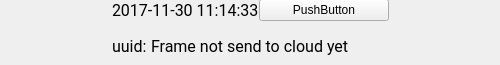
<?xml version="1.0" encoding="UTF-8"?>
<ui version="4.0">
 <class>Form</class>
 <widget class="QWidget" name="Form">
  <property name="geometry">
   <rect>
    <x>0</x>
    <y>0</y>
    <width>500</width>
    <height>65</height>
   </rect>
  </property>
  <property name="sizePolicy">
   <sizepolicy hsizetype="MinimumExpanding" vsizetype="Fixed">
    <horstretch>0</horstretch>
    <verstretch>0</verstretch>
   </sizepolicy>
  </property>
  <property name="minimumSize">
   <size>
    <width>472</width>
    <height>65</height>
   </size>
  </property>
  <property name="maximumSize">
   <size>
    <width>16777215</width>
    <height>65</height>
   </size>
  </property>
  <property name="windowTitle">
   <string>Form</string>
  </property>
  <property name="autoFillBackground">
   <bool>false</bool>
  </property>
  <property name="locale">
   <locale language="English" country="UnitedKingdom"/>
  </property>
  <widget class="QWidget" name="gridLayoutWidget">
   <property name="geometry">
    <rect>
     <x>0</x>
     <y>-2</y>
     <width>501</width>
     <height>71</height>
    </rect>
   </property>
   <layout class="QGridLayout" name="gridLayout">
    <property name="spacing">
     <number>0</number>
    </property>
    <item row="0" column="0">
     <widget class="QLabel" name="downlinkIconLabel">
      <property name="sizePolicy">
       <sizepolicy hsizetype="Fixed" vsizetype="Fixed">
        <horstretch>0</horstretch>
        <verstretch>0</verstretch>
       </sizepolicy>
      </property>
      <property name="minimumSize">
       <size>
        <width>25</width>
        <height>25</height>
       </size>
      </property>
      <property name="maximumSize">
       <size>
        <width>25</width>
        <height>25</height>
       </size>
      </property>
      <property name="toolTip">
       <string>Downlink</string>
      </property>
      <property name="text">
       <string/>
      </property>
      <property name="pixmap">
       <pixmap resource="img_pix.qrc">:/downlink-green/img/downlink-color-green.png</pixmap>
      </property>
      <property name="scaledContents">
       <bool>true</bool>
      </property>
      <property name="wordWrap">
       <bool>false</bool>
      </property>
     </widget>
    </item>
    <item row="0" column="3">
     <spacer name="horizontalSpacer">
      <property name="orientation">
       <enum>Qt::Horizontal</enum>
      </property>
      <property name="sizeHint" stdset="0">
       <size>
        <width>40</width>
        <height>20</height>
       </size>
      </property>
     </spacer>
    </item>
    <item row="0" column="1">
     <spacer name="horizontalSpacer_2">
      <property name="orientation">
       <enum>Qt::Horizontal</enum>
      </property>
      <property name="sizeHint" stdset="0">
       <size>
        <width>40</width>
        <height>20</height>
       </size>
      </property>
     </spacer>
    </item>
    <item row="0" column="2">
     <layout class="QGridLayout" name="gridLayout_3">
      <property name="spacing">
       <number>0</number>
      </property>
      <item row="1" column="0">
       <layout class="QGridLayout" name="gridLayout_5">
        <property name="horizontalSpacing">
         <number>0</number>
        </property>
        <item row="0" column="2">
         <spacer name="horizontalSpacer_3">
          <property name="orientation">
           <enum>Qt::Horizontal</enum>
          </property>
          <property name="sizeHint" stdset="0">
           <size>
            <width>40</width>
            <height>20</height>
           </size>
          </property>
         </spacer>
        </item>
        <item row="0" column="1">
         <widget class="QLabel" name="uuidValueLabel">
          <property name="minimumSize">
           <size>
            <width>0</width>
            <height>25</height>
           </size>
          </property>
          <property name="font">
           <font>
            <family>Roboto</family>
            <pointsize>12</pointsize>
            <weight>50</weight>
            <bold>false</bold>
           </font>
          </property>
          <property name="toolTip">
           <string>Click to see the frame content</string>
          </property>
          <property name="text">
           <string>Frame not send to cloud yet</string>
          </property>
          <property name="scaledContents">
           <bool>false</bool>
          </property>
          <property name="wordWrap">
           <bool>false</bool>
          </property>
          <property name="openExternalLinks">
           <bool>true</bool>
          </property>
         </widget>
        </item>
        <item row="0" column="0">
         <widget class="QLabel" name="uuidTextLabel">
          <property name="font">
           <font>
            <family>Roboto</family>
            <pointsize>12</pointsize>
            <weight>50</weight>
            <bold>false</bold>
           </font>
          </property>
          <property name="toolTip">
           <string>Frame identifier on server</string>
          </property>
          <property name="text">
           <string>uuid: </string>
          </property>
         </widget>
        </item>
       </layout>
      </item>
      <item row="0" column="0">
       <layout class="QGridLayout" name="gridLayout_4">
        <property name="spacing">
         <number>0</number>
        </property>
        <item row="0" column="0">
         <widget class="QLabel" name="timestampLabel">
          <property name="sizePolicy">
           <sizepolicy hsizetype="Preferred" vsizetype="Preferred">
            <horstretch>0</horstretch>
            <verstretch>20</verstretch>
           </sizepolicy>
          </property>
          <property name="minimumSize">
           <size>
            <width>0</width>
            <height>25</height>
           </size>
          </property>
          <property name="font">
           <font>
            <family>Roboto</family>
            <pointsize>12</pointsize>
            <weight>50</weight>
            <bold>false</bold>
           </font>
          </property>
          <property name="toolTip">
           <string>Timestamp</string>
          </property>
          <property name="text">
           <string>2017-11-30 11:14:33</string>
          </property>
         </widget>
        </item>
        <item row="0" column="1">
         <widget class="QPushButton" name="frameTypeLabel">
          <property name="minimumSize">
           <size>
            <width>0</width>
            <height>20</height>
           </size>
          </property>
          <property name="autoFillBackground">
           <bool>false</bool>
          </property>
          <property name="text">
           <string>PushButton</string>
          </property>
         </widget>
        </item>
       </layout>
      </item>
     </layout>
    </item>
    <item row="0" column="4">
     <widget class="QPushButton" name="uploadStatusIconButton">
      <property name="minimumSize">
       <size>
        <width>25</width>
        <height>25</height>
       </size>
      </property>
      <property name="maximumSize">
       <size>
        <width>25</width>
        <height>25</height>
       </size>
      </property>
      <property name="text">
       <string/>
      </property>
      <property name="icon">
       <iconset resource="img_pix.qrc">
        <normaloff>:/cloud-online/img/cloud-online.svg</normaloff>:/cloud-online/img/cloud-online.svg</iconset>
      </property>
      <property name="iconSize">
       <size>
        <width>25</width>
        <height>25</height>
       </size>
      </property>
      <property name="default">
       <bool>false</bool>
      </property>
      <property name="flat">
       <bool>true</bool>
      </property>
     </widget>
    </item>
   </layout>
  </widget>
 </widget>
 <resources>
  <include location="img_pix.qrc"/>
 </resources>
 <connections/>
</ui>
